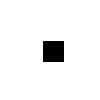
Frame 1 (no input)
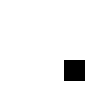
Frame 60 (the mouse pressed at the canvas centre just before this capture)
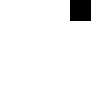
Frame 120 (the mouse held since frame 60 and released just before this capture)

The Processing sketch that drew these frames (run headless with seeded random() and noise(); from frame 60 on, the mouse is pressed at the canvas centre):

// Processing sketch: car_objects
// ── car_objects.pde
Car myCar;

void setup()
{
  myCar = new Car();
}

void draw()
{
  background(255);
  myCar.drive();
  myCar.display();
}

class Car
{
  color c;
  float x, y;
  float vx, vy;
  
  Car()
  {
    c = color(0);
    x = width/2;
    y = height/2;
    vx = 3;
    vy = 1;
  }
  
  void display()
  {
   rectMode(CENTER);
   fill(c);
   rect(x, y, 20, 20);
  }
  
  void drive()
  {
    drivex();
    drivey();
  }
  
  void drivex()
  {
    float x0;
    x0 = x + vx;
    if (x0+10 > width || x0 < 10)
    {
      vx = -vx;
      x = x + vx;
    }
    else 
    {
      x = x0;
    }
  }
  
  void drivey()
  {
    float y0;
    y0 = y + vy;
    if (y0+10 > height || y0 < 10)
    {
      vy = -vy;
      y = y + vy;
    }
    else 
    {
      y = y0;
    }
  }
}
